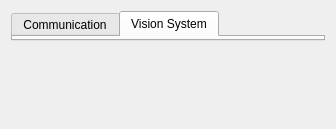
      <widget class="QWidget" name="page_4">
       <layout class="QVBoxLayout" name="verticalLayout_8">
        <item>
         <widget class="QTabWidget" name="tabWidget_2">
          <property name="currentIndex">
           <number>1</number>
          </property>
          <widget class="QWidget" name="connection">
           <attribute name="title">
            <string>Communication</string>
           </attribute>
          </widget>
          <widget class="QWidget" name="Settings">
           <attribute name="title">
            <string>Vision System</string>
           </attribute>
          </widget>
         </widget>
        </item>
        <item>
         <layout class="QHBoxLayout" name="horizontalLayout_9">
          <property name="spacing">
           <number>22</number>
          </property>
          <property name="topMargin">
           <number>0</number>
          </property>
          <property name="rightMargin">
           <number>12</number>
          </property>
          <property name="bottomMargin">
           <number>0</number>
          </property>
          <item>
           <widget class="QLabel" name="label_13">
            <property name="sizePolicy">
             <sizepolicy hsizetype="Preferred" vsizetype="Fixed">
              <horstretch>0</horstretch>
              <verstretch>0</verstretch>
             </sizepolicy>
            </property>
            <property name="maximumSize">
             <size>
              <width>175</width>
              <height>70</height>
             </size>
            </property>
            <property name="text">
             <string/>
            </property>
            <property name="pixmap">
             <pixmap resource="resources/logoColor.qrc">:/logo/D:/Projects/isent_colorcheck/resources/colorcheck_logo.png</pixmap>
            </property>
            <property name="scaledContents">
             <bool>true</bool>
            </property>
           </widget>
          </item>
          <item>
           <spacer name="horizontalSpacer_11">
            <property name="orientation">
             <enum>Qt::Horizontal</enum>
            </property>
            <property name="sizeType">
             <enum>QSizePolicy::Fixed</enum>
            </property>
            <property name="sizeHint" stdset="0">
             <size>
              <width>40</width>
              <height>20</height>
             </size>
            </property>
           </spacer>
          </item>
          <item>
           <widget class="QLabel" name="label_18">
            <property name="maximumSize">
             <size>
              <width>140</width>
              <height>45</height>
             </size>
            </property>
            <property name="text">
             <string/>
            </property>
            <property name="pixmap">
             <pixmap resource="resources/introLogo.qrc">:/introsys/INTROSYS_White.png</pixmap>
            </property>
            <property name="scaledContents">
             <bool>true</bool>
            </property>
           </widget>
          </item>
          <item>
           <spacer name="horizontalSpacer_7">
            <property name="orientation">
             <enum>Qt::Horizontal</enum>
            </property>
            <property name="sizeType">
             <enum>QSizePolicy::Expanding</enum>
            </property>
            <property name="sizeHint" stdset="0">
             <size>
              <width>40</width>
              <height>20</height>
             </size>
            </property>
           </spacer>
          </item>
          <item>
           <widget class="QPushButton" name="cancel_button">
            <property name="sizePolicy">
             <sizepolicy hsizetype="Preferred" vsizetype="Preferred">
              <horstretch>0</horstretch>
              <verstretch>0</verstretch>
             </sizepolicy>
            </property>
            <property name="minimumSize">
             <size>
              <width>71</width>
              <height>71</height>
             </size>
            </property>
            <property name="maximumSize">
             <size>
              <width>71</width>
              <height>71</height>
             </size>
            </property>
            <property name="styleSheet">
             <string notr="true">border-image: url(:/discard/iconfinder_free-09_463017.png);</string>
            </property>
            <property name="text">
             <string/>
            </property>
            <property name="flat">
             <bool>true</bool>
            </property>
           </widget>
          </item>
          <item>
           <widget class="QPushButton" name="accept_button">
            <property name="sizePolicy">
             <sizepolicy hsizetype="Preferred" vsizetype="Preferred">
              <horstretch>0</horstretch>
              <verstretch>0</verstretch>
             </sizepolicy>
            </property>
            <property name="minimumSize">
             <size>
              <width>71</width>
              <height>71</height>
             </size>
            </property>
            <property name="maximumSize">
             <size>
              <width>71</width>
              <height>71</height>
             </size>
            </property>
            <property name="styleSheet">
             <string notr="true">border-image: url(:/save/iconfinder_free-05_463018.png);</string>
            </property>
            <property name="text">
             <string/>
            </property>
            <property name="flat">
             <bool>true</bool>
            </property>
           </widget>
          </item>
         </layout>
        </item>
       </layout>
      </widget>
